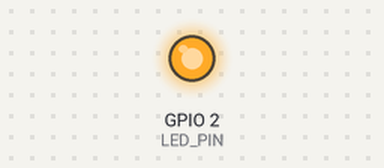
The sketch below on a simulated ESP32. Parts: output pins drawn as LEDs (lit = HIGH). WiFi joins after 1.5 s; servers stay silent unless stated; uploads are accepted with an empty reply; what the sketch prints to the serial monitor is not drawn.

Above: at 0.1 s.
At 0.6 s:
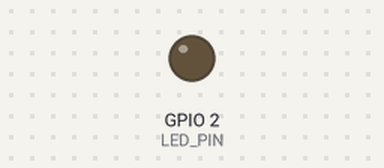
Timing chart, 0 to 2.5 s (numbered marks = the images above):
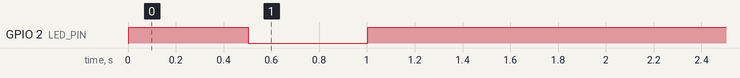

The sketch:

esp32_wifi_supabase.ino
```cpp
#include <WiFi.h>
#include <HTTPClient.h>
#include "secrets.h"

const char* DEVICE_ID = "esp32-001";
const int LED_PIN = 2;

void setup() {
  Serial.begin(115200);
  pinMode(LED_PIN, OUTPUT);

  WiFi.begin(WIFI_SSID, WIFI_PASSWORD);
  Serial.print("Connecting to WiFi");

  while (WiFi.status() != WL_CONNECTED) {
    digitalWrite(LED_PIN, !digitalRead(LED_PIN));
    delay(500);
    Serial.print(".");
  }

  digitalWrite(LED_PIN, HIGH);
  Serial.println();
  Serial.print("Connected. IP: ");
  Serial.println(WiFi.localIP());
}

void loop() {
  if (WiFi.status() == WL_CONNECTED) {
    sendStatus();
  } else {
    digitalWrite(LED_PIN, LOW);
    WiFi.reconnect();
  }

  delay(10000);
}

void sendStatus() {
  HTTPClient http;
  http.begin(SUPABASE_FUNCTION_URL);
  http.addHeader("Content-Type", "application/json");
  http.addHeader("apikey", SUPABASE_ANON_KEY);
  http.addHeader("Authorization", String("Bearer ") + SUPABASE_ANON_KEY);

  String payload = "{";
  payload += "\"deviceId\":\"" + String(DEVICE_ID) + "\",";
  payload += "\"ipAddress\":\"" + WiFi.localIP().toString() + "\",";
  payload += "\"rssi\":" + String(WiFi.RSSI());
  payload += "}";

  int statusCode = http.POST(payload);
  String response = http.getString();

  Serial.print("HTTP ");
  Serial.print(statusCode);
  Serial.print(": ");
  Serial.println(response);

  http.end();
}
```

secrets.example.h
```cpp
#pragma once

// Copy this file to secrets.h and fill in local values.
// secrets.h is ignored by Git.

const char* WIFI_SSID = "YOUR_WIFI_SSID";
const char* WIFI_PASSWORD = "YOUR_WIFI_PASSWORD";
const char* SUPABASE_FUNCTION_URL = "https://YOUR_PROJECT_REF.functions.supabase.co/esp32-wifi";
const char* SUPABASE_ANON_KEY = "YOUR_SUPABASE_ANON_KEY";
```
